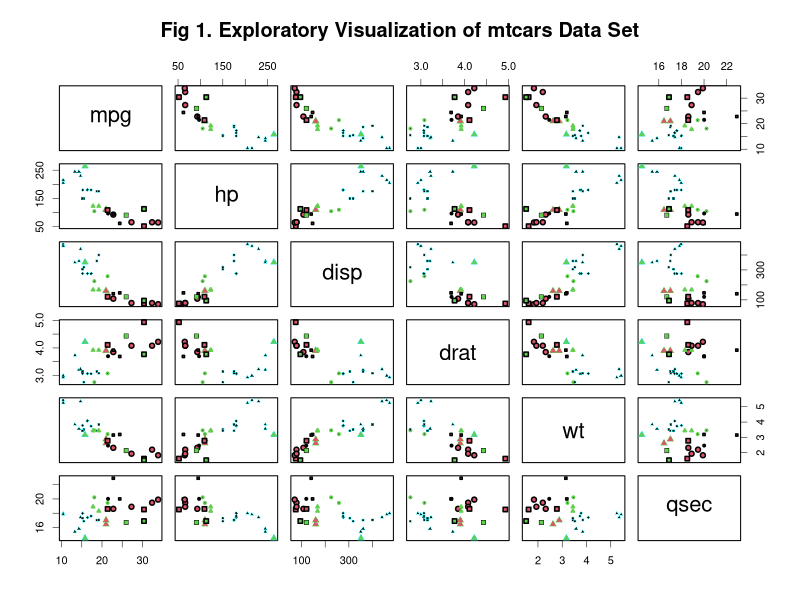
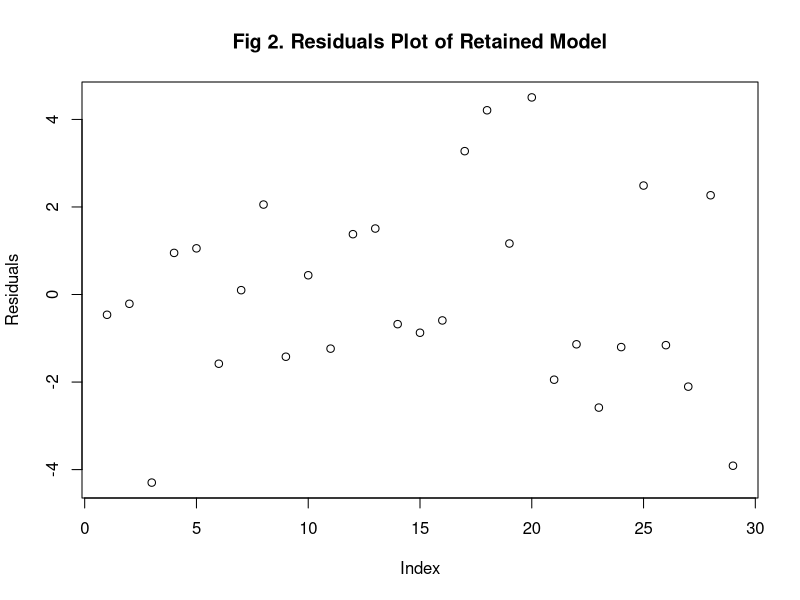
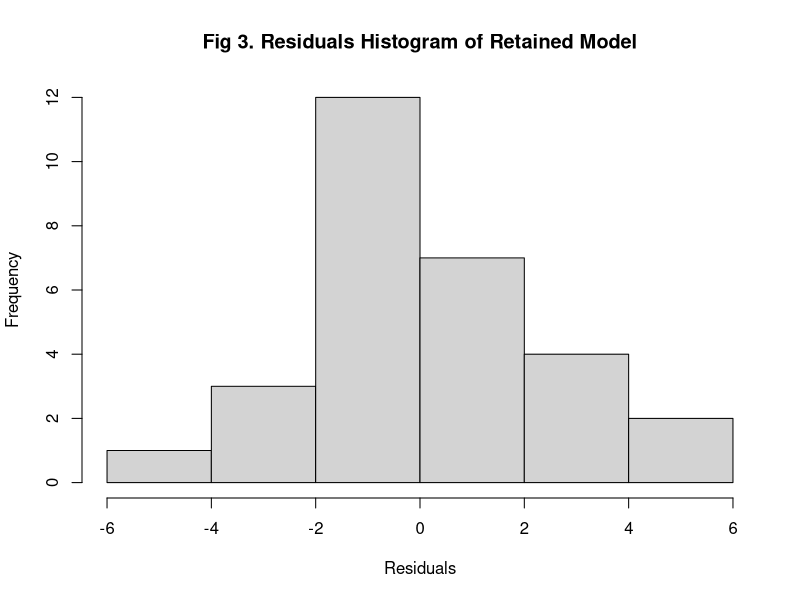
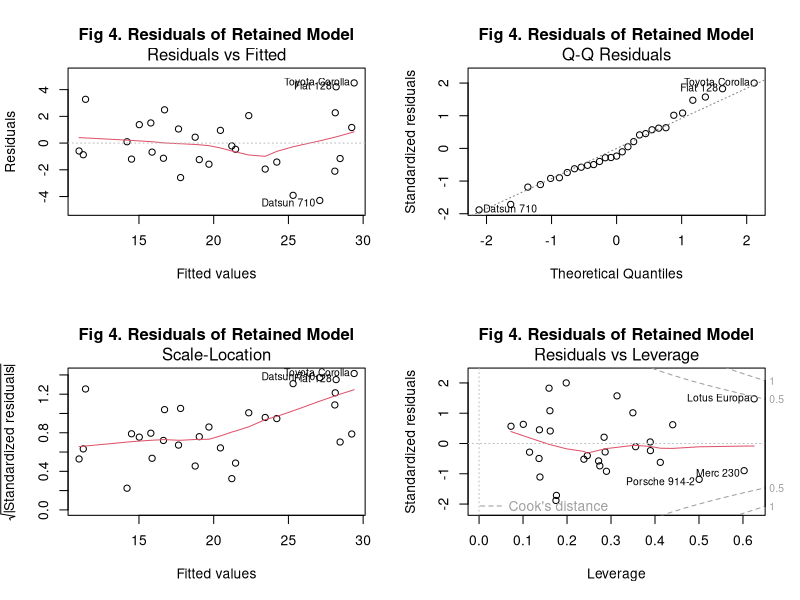

The R source for these figures, in order:
## ---- chunk 1
data(mtcars)

# eliminate outliers
mtc <- mtcars[mtcars$carb<6, ]         # Ferrari Dino (6), Maserati Bora (8)
mtc <- mtc[mtc$carb!=4 | mtc$gear!=5,] # Ford Pantera L

mtc_mean0 <- mean(mtc$mpg[mtc$am==0])
mtc_mean1 <- mean(mtc$mpg[mtc$am==1])

# model testing
fitA <- lm(mpg ~ ., data = mtc)
fitB <- lm(mpg ~ cyl + hp + drat + wt + qsec + am + gear + carb, data = mtc)
fitC <- lm(mpg ~ hp + drat + wt + qsec + am + gear + carb, data = mtc)
a <- anova(fitC, fitB, fitA, test="F")

fit <- fitC

Residuals = resid(fit) #lm.res) # residuals
## ---- chunk 2
summary(fit)$coefficients
## ---- chunk 3
tHip <- t.test(mtcars$mpg[mtcars$am==1], mtcars$mpg[mtcars$am==0])$conf.int
## ---- chunk 4
mtl <- mtcars[mtcars$carb<6, ]
pairs(~mpg+hp+disp+drat+wt+qsec, data=mtl, col=mtl$cyl-3, pch=20+mtl$carb, bg=mtl$gear-2, cex=0.5+mtl$am/2, lwd=0.5+mtl$vs,
   main="Fig 1. Exploratory Visualization of mtcars Data Set")

## ---- chunk 5
plot(Residuals, main="Fig 2. Residuals Plot of Retained Model")
hist(Residuals, main="Fig 3. Residuals Histogram of Retained Model")
## ---- chunk 6
par(mfrow = c(2,2))
plot(fit, main="Fig 4. Residuals of Retained Model")
